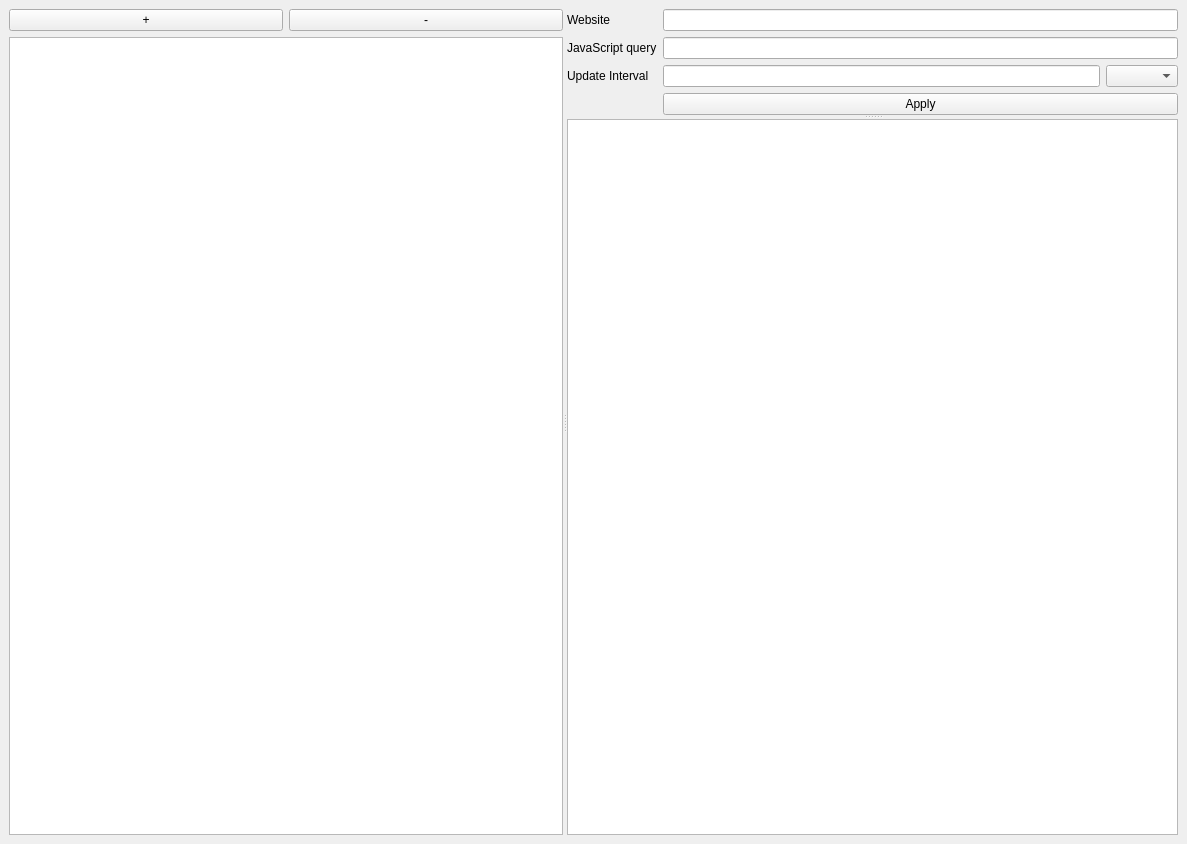
<?xml version="1.0" encoding="UTF-8"?>
<ui version="4.0">
 <class>MainWindow</class>
 <widget class="QMainWindow" name="MainWindow">
  <property name="geometry">
   <rect>
    <x>0</x>
    <y>0</y>
    <width>1187</width>
    <height>844</height>
   </rect>
  </property>
  <property name="baseSize">
   <size>
    <width>900</width>
    <height>0</height>
   </size>
  </property>
  <property name="windowTitle">
   <string>WebWatcher</string>
  </property>
  <property name="windowIcon">
   <iconset>
    <normaloff>../icons/webscanner-watch.ico</normaloff>../icons/webscanner-watch.ico</iconset>
  </property>
  <widget class="QWidget" name="mainwidget">
   <property name="sizePolicy">
    <sizepolicy hsizetype="Preferred" vsizetype="Preferred">
     <horstretch>0</horstretch>
     <verstretch>0</verstretch>
    </sizepolicy>
   </property>
   <layout class="QGridLayout" name="gridLayout">
    <item row="0" column="0">
     <widget class="QSplitter" name="splitter_2">
      <property name="sizePolicy">
       <sizepolicy hsizetype="Expanding" vsizetype="Preferred">
        <horstretch>0</horstretch>
        <verstretch>0</verstretch>
       </sizepolicy>
      </property>
      <property name="orientation">
       <enum>Qt::Horizontal</enum>
      </property>
      <widget class="QWidget" name="layoutWidget">
       <layout class="QVBoxLayout" name="verticalLayout">
        <item>
         <layout class="QHBoxLayout" name="horizontalLayout">
          <item>
           <widget class="QPushButton" name="addSiteButton">
            <property name="text">
             <string>+</string>
            </property>
           </widget>
          </item>
          <item>
           <widget class="QPushButton" name="removeSiteButton">
            <property name="text">
             <string>-</string>
            </property>
           </widget>
          </item>
         </layout>
        </item>
        <item>
         <widget class="QListView" name="subsView">
          <property name="sizePolicy">
           <sizepolicy hsizetype="Expanding" vsizetype="Expanding">
            <horstretch>0</horstretch>
            <verstretch>0</verstretch>
           </sizepolicy>
          </property>
          <property name="minimumSize">
           <size>
            <width>0</width>
            <height>0</height>
           </size>
          </property>
         </widget>
        </item>
       </layout>
      </widget>
      <widget class="QSplitter" name="splitter">
       <property name="sizePolicy">
        <sizepolicy hsizetype="MinimumExpanding" vsizetype="Expanding">
         <horstretch>0</horstretch>
         <verstretch>0</verstretch>
        </sizepolicy>
       </property>
       <property name="orientation">
        <enum>Qt::Vertical</enum>
       </property>
       <widget class="QWidget" name="layoutWidget">
        <layout class="QFormLayout" name="formLayout">
         <property name="sizeConstraint">
          <enum>QLayout::SetDefaultConstraint</enum>
         </property>
         <item row="1" column="0">
          <widget class="QLabel" name="siteLabel">
           <property name="text">
            <string>Website</string>
           </property>
          </widget>
         </item>
         <item row="1" column="1">
          <widget class="QLineEdit" name="siteEdit"/>
         </item>
         <item row="2" column="0">
          <widget class="QLabel" name="queryLabel">
           <property name="text">
            <string>JavaScript query</string>
           </property>
          </widget>
         </item>
         <item row="2" column="1">
          <widget class="QLineEdit" name="queryEdit"/>
         </item>
         <item row="3" column="0">
          <widget class="QLabel" name="intervalLabel">
           <property name="text">
            <string>Update Interval</string>
           </property>
          </widget>
         </item>
         <item row="3" column="1">
          <layout class="QHBoxLayout" name="horizontalLayout_2">
           <item>
            <widget class="QLineEdit" name="intervalEdit"/>
           </item>
           <item>
            <widget class="QComboBox" name="intervalUnitsCombobox">
             <property name="minimumSize">
              <size>
               <width>0</width>
               <height>0</height>
              </size>
             </property>
             <property name="maximumSize">
              <size>
               <width>200</width>
               <height>16777215</height>
              </size>
             </property>
             <property name="sizeIncrement">
              <size>
               <width>0</width>
               <height>0</height>
              </size>
             </property>
            </widget>
           </item>
          </layout>
         </item>
         <item row="4" column="1">
          <widget class="QPushButton" name="updateSiteButtion">
           <property name="text">
            <string>Apply</string>
           </property>
          </widget>
         </item>
        </layout>
       </widget>
       <widget class="QTableView" name="requestHistoryView">
        <property name="sizePolicy">
         <sizepolicy hsizetype="Expanding" vsizetype="Expanding">
          <horstretch>0</horstretch>
          <verstretch>1</verstretch>
         </sizepolicy>
        </property>
       </widget>
      </widget>
     </widget>
    </item>
   </layout>
  </widget>
 </widget>
 <resources/>
 <connections>
  <connection>
   <sender>addSiteButton</sender>
   <signal>clicked()</signal>
   <receiver>MainWindow</receiver>
   <slot>handleAddSiteButton()</slot>
   <hints>
    <hint type="sourcelabel">
     <x>170</x>
     <y>47</y>
    </hint>
    <hint type="destinationlabel">
     <x>561</x>
     <y>381</y>
    </hint>
   </hints>
  </connection>
  <connection>
   <sender>removeSiteButton</sender>
   <signal>clicked()</signal>
   <receiver>MainWindow</receiver>
   <slot>handleRemoveSiteButton()</slot>
   <hints>
    <hint type="sourcelabel">
     <x>373</x>
     <y>47</y>
    </hint>
    <hint type="destinationlabel">
     <x>311</x>
     <y>421</y>
    </hint>
   </hints>
  </connection>
  <connection>
   <sender>subsView</sender>
   <signal>clicked(QModelIndex)</signal>
   <receiver>MainWindow</receiver>
   <slot>handleSubsClick(QModelIndex)</slot>
   <hints>
    <hint type="sourcelabel">
     <x>192</x>
     <y>444</y>
    </hint>
    <hint type="destinationlabel">
     <x>454</x>
     <y>421</y>
    </hint>
   </hints>
  </connection>
  <connection>
   <sender>subsView</sender>
   <signal>doubleClicked(QModelIndex)</signal>
   <receiver>MainWindow</receiver>
   <slot>handleSubsDoubleClick(QModelIndex)</slot>
   <hints>
    <hint type="sourcelabel">
     <x>192</x>
     <y>444</y>
    </hint>
    <hint type="destinationlabel">
     <x>454</x>
     <y>421</y>
    </hint>
   </hints>
  </connection>
  <connection>
   <sender>updateSiteButtion</sender>
   <signal>clicked()</signal>
   <receiver>MainWindow</receiver>
   <slot>handleSubsEdit()</slot>
   <hints>
    <hint type="sourcelabel">
     <x>895</x>
     <y>165</y>
    </hint>
    <hint type="destinationlabel">
     <x>593</x>
     <y>421</y>
    </hint>
   </hints>
  </connection>
 </connections>
 <slots>
  <slot>handleAddSiteButton()</slot>
  <slot>handleRemoveSiteButton()</slot>
  <slot>handleSubsDoubleClick(QModelIndex)</slot>
  <slot>handleSubsClick(QModelIndex)</slot>
  <slot>handleSubsEdit()</slot>
 </slots>
</ui>
